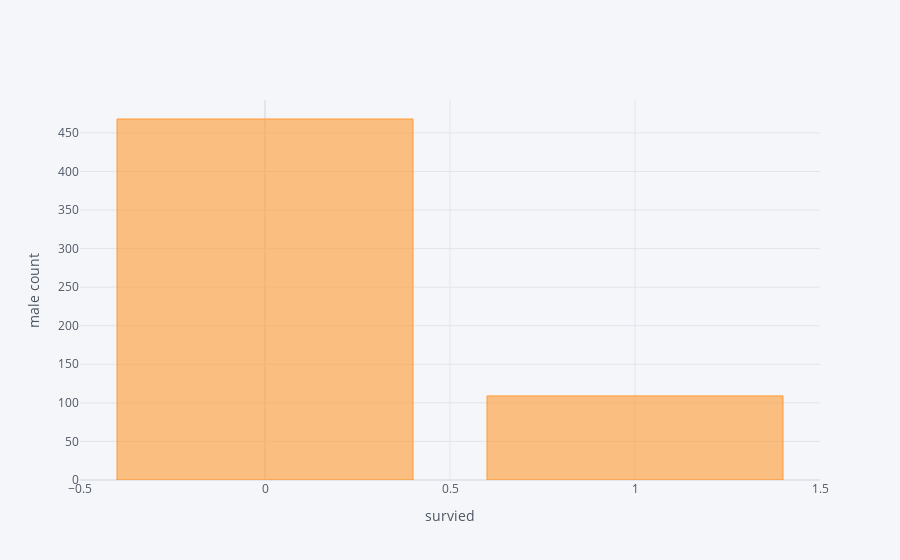

The notebook cell this image was saved under:
### Code cell
tnc['Survived'][tnc['Sex']== 'male'].value_counts().iplot(kind="bar",xTitle='survied',yTitle='male count')

### Figure 1 — Plotly figure (JSON) as saved in the notebook; plotly's stock layout.template omitted (floating-point values rounded to 4 significant figures)
{"data": [{"marker": {"color": "rgba(255, 153, 51, 0.6)", "line": {"color": "rgba(255, 153, 51, 1.0)", "width": 1}}, "name": "Survived", "orientation": "v", "text": "", "type": "bar", "x": [0, 1], "y": [468, 109]}], "layout": {"legend": {"bgcolor": "#F5F6F9", "font": {"color": "#4D5663"}}, "paper_bgcolor": "#F5F6F9", "plot_bgcolor": "#F5F6F9", "title": {"font": {"color": "#4D5663"}}, "xaxis": {"gridcolor": "#E1E5ED", "showgrid": true, "tickfont": {"color": "#4D5663"}, "title": {"font": {"color": "#4D5663"}, "text": "survied"}, "zerolinecolor": "#E1E5ED"}, "yaxis": {"gridcolor": "#E1E5ED", "showgrid": true, "tickfont": {"color": "#4D5663"}, "title": {"font": {"color": "#4D5663"}, "text": "male count"}, "zerolinecolor": "#E1E5ED"}}}
